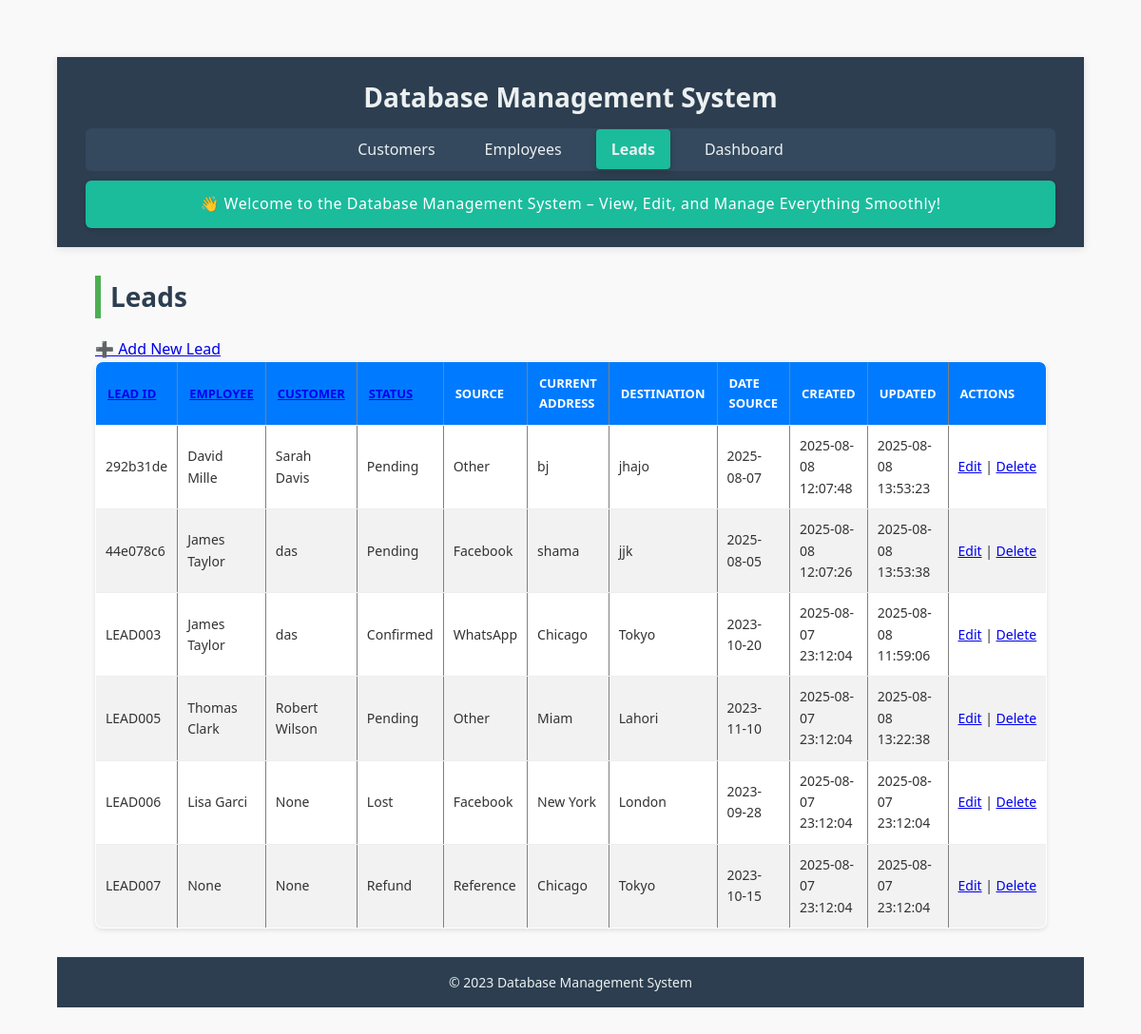
Before: /leads with the older database file.
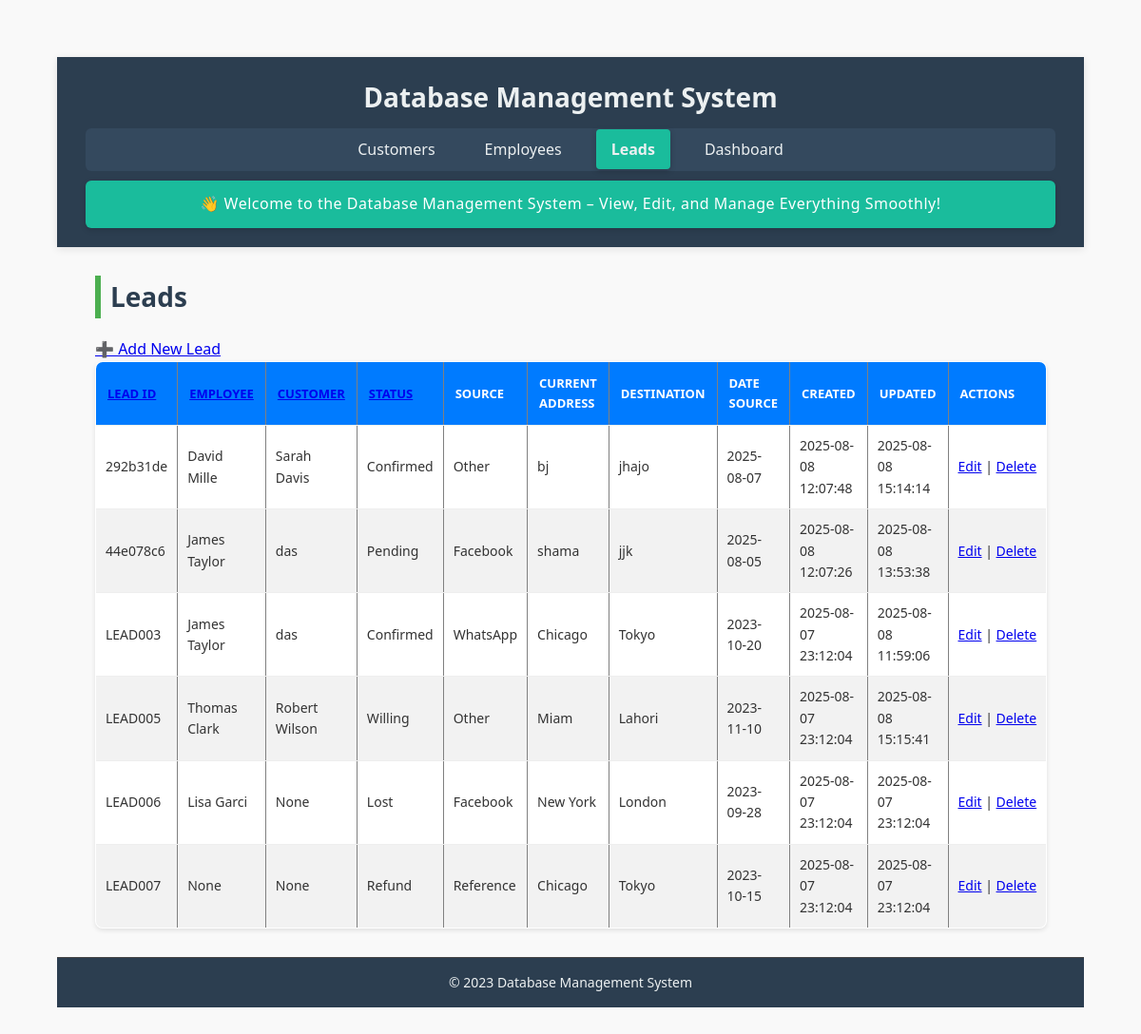
After: the same page with the newer database file.
### tables this page shows
CREATE TABLE leads (
    employeeLeadId TEXT PRIMARY KEY,
    employeeId TEXT NOT NULL,
    employeeName TEXT NOT NULL,
    employeeContactNo TEXT NOT NULL,
    customerName TEXT NOT NULL,
    customerId TEXT NOT NULL,
    customerContactNo TEXT NOT NULL,
    currentAddress TEXT NOT NULL,
    desiredDestination TEXT NOT NULL,
    status TEXT NOT NULL CHECK (status IN ('Pending', 'Contacted', 'Lost', 'Willing', 'Paid', 'Refund', 'Confirmed')),
    source TEXT NOT NULL CHECK (source IN ('Facebook', 'WhatsApp', 'Reference', 'TikTok', 'Other')),
    dateSource TEXT,
    createdAt TEXT DEFAULT CURRENT_TIMESTAMP,
    updatedAt TEXT DEFAULT CURRENT_TIMESTAMP, amountClosed REAL DEFAULT 0,
    FOREIGN KEY (employeeId) REFERENCES employees(empId),
    FOREIGN KEY (customerId) REFERENCES customers(customerId)
);

CREATE TABLE employees (
    empId TEXT PRIMARY KEY,
    empName TEXT NOT NULL,
    phoneNo TEXT,
    targetAmount REAL NOT NULL CHECK (targetAmount >= 0),
    achievedAmount REAL NOT NULL CHECK (achievedAmount >= 0),
    createdAt TEXT DEFAULT CURRENT_TIMESTAMP,
    updatedAt TEXT DEFAULT CURRENT_TIMESTAMP
);

CREATE TABLE customers (
    customerId TEXT PRIMARY KEY,
    customerName TEXT NOT NULL,
    phone TEXT NOT NULL,
    source TEXT NOT NULL,
    currentLocation TEXT NOT NULL,
    desiredDestination TEXT NOT NULL,
    dateOfArrival TEXT,
    createdAt TEXT DEFAULT CURRENT_TIMESTAMP,
    updatedAt TEXT DEFAULT CURRENT_TIMESTAMP
);

### app.py (the view)
@app.route('/leads', methods=['GET'])
def leads():
    filters = {
        "employeeId": request.args.get('employeeId'),
        "customerId": request.args.get('customerId'),
        "status": request.args.get('status'),
        "source": request.args.get('source')
    }
    sort_by = request.args.get('sort_by', 'employeeLeadId')
    sort_order = request.args.get('sort_order', 'asc')
    query = '''
        SELECT leads.*,
               customers.customerName AS cust_name,
               employees.empName AS emp_name
        FROM leads
        LEFT JOIN customers ON leads.customerId = customers.customerId
        LEFT JOIN employees ON leads.employeeId = employees.empId
        WHERE 1=1
    '''
    params = []
    if filters["employeeId"]:
        query += ' AND leads.employeeId = ?'
        params.append(filters["employeeId"])
    if filters["customerId"]:
        query += ' AND leads.customerId = ?'
        params.append(filters["customerId"])
    if filters["status"]:
        query += ' AND leads.status = ?'
        params.append(filters["status"])
    if filters["source"]:
        query += ' AND leads.source LIKE ?'
        params.append(f'%{filters["source"]}%')
    query += f' ORDER BY {sort_by} {sort_order.upper()}'
    with closing(get_db_connection()) as conn:
        with closing(conn.cursor()) as cursor:
            cursor.execute(query, params)
            leads = cursor.fetchall()
            employees = get_all_employees()
            customers = get_all_customers()
    return render_template("leads.html",
                         leads=leads,
                         filters=filters,
                         sort_by=sort_by,
                         sort_order=sort_order,
                         filter_options={
                             "employees": employees,
                             "customers": customers
                         })

### app.py (called while the page is built)
def get_db_connection():
    conn = sqlite3.connect(DATABASE, timeout=10)
    conn.row_factory = sqlite3.Row
    conn.execute("PRAGMA journal_mode=WAL")
    return conn

def get_all_employees():
    with closing(get_db_connection()) as conn:
        with closing(conn.cursor()) as cursor:
            cursor.execute("SELECT empId, empName FROM employees")
            return cursor.fetchall()

def get_all_customers():
    with closing(get_db_connection()) as conn:
        with closing(conn.cursor()) as cursor:
            cursor.execute("SELECT customerId, customerName FROM customers")
            return cursor.fetchall()

### templates/leads.html
{% extends "base.html" %}
{% block content %}
<h2>Leads</h2>
<a href="{{ url_for('add_lead') }}" class="add-button">➕ Add New Lead</a>
<table border="1">
    <thead>
        <tr>
            {% set new_order = 'desc' if sort_order == 'asc' else 'asc' %}
            <th><a href="{{ url_for('leads', sort_by='employeeLeadId', sort_order=new_order, **filters) }}">Lead ID</a></th>
            <th><a href="{{ url_for('leads', sort_by='employeeId', sort_order=new_order, **filters) }}">Employee</a></th>
            <th><a href="{{ url_for('leads', sort_by='customerId', sort_order=new_order, **filters) }}">Customer</a></th>
            <th><a href="{{ url_for('leads', sort_by='status', sort_order=new_order, **filters) }}">Status</a></th>
            <th>Source</th>
            <th>Current Address</th>
            <th>Destination</th>
            <th>Date Source</th>
            <th>Created</th>
            <th>Updated</th>
            <th>Actions</th>
        </tr>
    </thead>
    <tbody>
        {% for lead in leads %}
        <tr>
            <td>{{ lead.employeeLeadId }}</td>
            <td>{{ lead.emp_name }}</td>
            <td>{{ lead.cust_name }}</td>
            <td>{{ lead.status }}</td>
            <td>{{ lead.source }}</td>
            <td>{{ lead.currentAddress }}</td>
            <td>{{ lead.desiredDestination }}</td>
            <td>{{ lead.dateSource or '' }}</td>
            <td>{{ lead.createdAt }}</td>
            <td>{{ lead.updatedAt }}</td>
            <td>
                <a href="{{ url_for('edit_lead', lead_id=lead.employeeLeadId) }}">Edit</a> |
                <a href="{{ url_for('delete_lead', lead_id=lead.employeeLeadId) }}"
                   onclick="return confirm('Are you sure you want to delete this lead?')">Delete</a>
            </td>
        </tr>
        {% endfor %}
    </tbody>
</table>
{% endblock %}

### templates/base.html (shortened to what this page needs)
<!DOCTYPE html>
<html lang="en">
<head>
    <link rel="stylesheet" href="{{ url_for('static', filename='style.css') }}">
    <link rel="stylesheet" href="{{ url_for('static', filename='customers.css') }}">
    <link rel="stylesheet" href="{{ url_for('static', filename='employees.css') }}">
    <link rel="stylesheet" href="{{ url_for('static', filename='dashboard.css') }}">
</head>
<body>
    <header class="header">
        <h1>Database Management System</h1>
        <nav class="navbar">
            <ul>
                <li>
                    <a href="{{ url_for('customers') }}"
                        class="{% if request.endpoint == 'customers' %}active{% endif %}">
                        Customers
                    </a>
                </li>
                <li>
                    <a href="{{ url_for('employees') }}"
                        class="{% if request.endpoint == 'employees' %}active{% endif %}">
                        Employees
                    </a>
                </li>
                <li>
                    <a href="{{ url_for('leads') }}" class="{% if request.endpoint == 'leads' %}active{% endif %}">
                        Leads
                    </a>
                </li>
                <li>
                    <a href="{{ url_for('dashboard') }}"
                        class="{% if request.endpoint == 'dashboard' %}active{% endif %}">
                        Dashboard
                    </a>
                </li>
            </ul>
        </nav>
        <section class="welcome-banner">
            <p>👋 Welcome to the Database Management System – View, Edit, and Manage Everything Smoothly!</p>
        </section>
    </header>
    <main class="main-content">
        {% block content %}{% endblock %}
    </main>
    <footer class="footer">
        <p>&copy; 2023 Database Management System</p>
    </footer>
</body>
</html>

### static/style.css (style rules this page uses)
* { margin: 0; padding: 0; box-sizing: border-box; }
body { font-family: 'Segoe UI', Tahoma, Geneva, Verdana, sans-serif; line-height: 1.6; background-color: #f8f9fa; color: #333; min-height: 100vh; display: flex; flex-direction: column; }
header { background-color: #2c3e50; color: #ecf0f1; padding: 20px 30px; text-align: center; box-shadow: 0 2px 8px rgba(0, 0, 0, 0.1); }
header h1 { font-size: 28px; margin-bottom: 10px; }
nav ul { list-style: none; display: flex; justify-content: center; gap: 20px; padding: 10px 0; background-color: #34495e; border-radius: 6px; margin-top: 10px; }
nav ul li a { text-decoration: none; color: #ecf0f1; padding: 10px 16px; border-radius: 4px; transition: background-color 0.3s ease; }
nav ul li a.active { background-color: #1abc9c; font-weight: bold; box-shadow: 0 2px 6px rgba(0, 0, 0, 0.2); }
main { flex: 1; padding: 30px 40px; }
footer { background-color: #2c3e50; color: #ecf0f1; text-align: center; padding: 15px 0; font-size: 14px; border-top: 1px solid #444; }
.welcome-banner { background-color: #1abc9c; color: #fff; padding: 12px 20px; text-align: center; font-size: 16px; margin-top: 10px; border-radius: 6px; box-shadow: 0 2px 6px rgba(0, 0, 0, 0.15); }
.welcome-banner p { margin: 0; font-weight: 500; letter-spacing: 0.5px; }

### static/customers.css (style rules this page uses)
* { box-sizing: border-box; margin: 0; padding: 0; font-family: 'Segoe UI', Tahoma, Geneva, Verdana, sans-serif; }
body { background: #f6f9fc; color: #333; padding: 40px; }
h2 { margin-bottom: 25px; font-size: 28px; color: #222; border-left: 6px solid #4CAF50; padding-left: 10px; }
table { width: 100%; border-collapse: collapse; background: #fff; box-shadow: 0 4px 10px rgba(0,0,0,0.05); border-radius: 10px; overflow: hidden; }
thead { background-color: #4CAF50; color: white; }
th, td { padding: 12px 15px; text-align: left; font-size: 14px; border-bottom: 1px solid #eee; }
th { font-weight: 600; text-transform: uppercase; font-size: 13px; }
td:last-child { white-space: nowrap; }

### static/employees.css (style rules this page uses)
body { font-family: Arial, sans-serif; background-color: #f9f9f9; margin: 20px; color: #333; }
h2 { color: #2c3e50; margin-bottom: 20px; }
table { width: 100%; border-collapse: collapse; background-color: #ffffff; border-radius: 8px; overflow: hidden; box-shadow: 0 2px 5px rgba(0,0,0,0.1); }
thead { background-color: #007BFF; color: white; }
thead th { padding: 12px; text-align: left; font-weight: bold; }
tbody tr { border-bottom: 1px solid #ddd; }
tbody tr:nth-child(even) { background-color: #f2f2f2; }
tbody td { padding: 10px; }

Changed rows visible on the page:
changed leads "292b31de": status "Pending" → "Confirmed"; updatedAt "2025-08-08 13:53:23" → "2025-08-08 15:14:14"
changed leads "LEAD005": status "Pending" → "Willing"; updatedAt "2025-08-08 13:22:38" → "2025-08-08 15:15:41"
